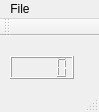
<?xml version="1.0" encoding="UTF-8"?>
<ui version="4.0">
 <class>qttimer</class>
 <widget class="QMainWindow" name="qttimer">
  <property name="geometry">
   <rect>
    <x>0</x>
    <y>0</y>
    <width>99</width>
    <height>112</height>
   </rect>
  </property>
  <property name="windowTitle">
   <string>qttimer</string>
  </property>
  <widget class="QWidget" name="centralWidget">
   <widget class="QLCDNumber" name="lcdNumber">
    <property name="geometry">
     <rect>
      <x>10</x>
      <y>20</y>
      <width>64</width>
      <height>23</height>
     </rect>
    </property>
   </widget>
  </widget>
  <widget class="QMenuBar" name="menuBar">
   <property name="geometry">
    <rect>
     <x>0</x>
     <y>0</y>
     <width>99</width>
     <height>19</height>
    </rect>
   </property>
   <widget class="QMenu" name="menuFile">
    <property name="title">
     <string>File</string>
    </property>
    <addaction name="actionStart"/>
    <addaction name="actionStop"/>
    <addaction name="actionExit"/>
   </widget>
   <addaction name="menuFile"/>
  </widget>
  <widget class="QToolBar" name="mainToolBar">
   <attribute name="toolBarArea">
    <enum>TopToolBarArea</enum>
   </attribute>
   <attribute name="toolBarBreak">
    <bool>false</bool>
   </attribute>
  </widget>
  <widget class="QStatusBar" name="statusBar"/>
  <action name="actionStart">
   <property name="text">
    <string>Start</string>
   </property>
  </action>
  <action name="actionStop">
   <property name="text">
    <string>Stop</string>
   </property>
  </action>
  <action name="actionExit">
   <property name="text">
    <string>Exit</string>
   </property>
  </action>
 </widget>
 <layoutdefault spacing="6" margin="11"/>
 <resources/>
 <connections/>
</ui>
